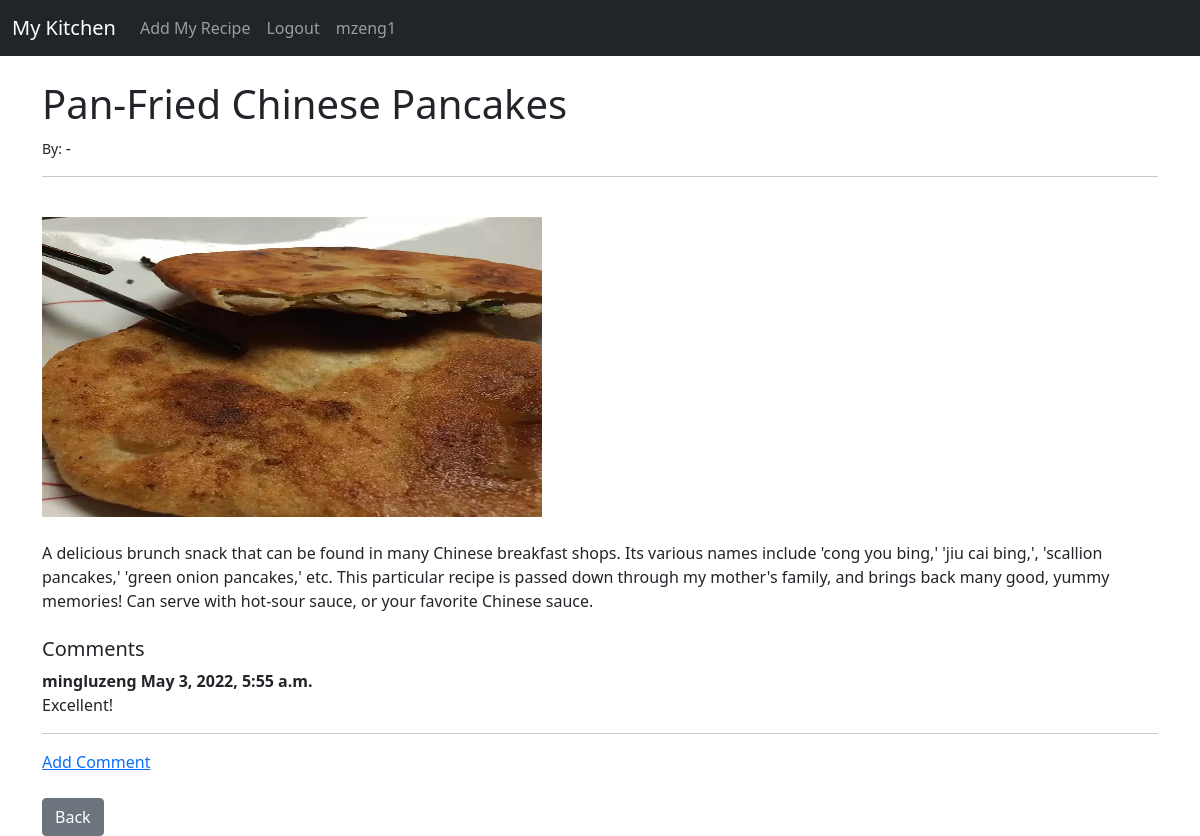
/recipe/12 (signed in), run on the app's committed database.
### recipes/models.py (models this page shows, shortened)
class Post(models.Model):
    title = models.CharField(max_length=255)
    author = models.ForeignKey(User, on_delete=models.CASCADE)
    body = models.TextField()
    header_image = models.ImageField(null=True, blank=True, upload_to="images/")
    post_date = models.DateField(auto_now_add=True)

class Comment(models.Model):
    post = models.ForeignKey(Post, related_name="comments", on_delete=models.CASCADE)
    name = models.CharField(max_length=280)
    body = models.TextField()
    created_at = models.DateTimeField(auto_now_add=True)
    class Meta:
        ordering = ['-created_at']

### recipes/views.py (the view)
# urls.py: path('recipe/<int:pk>', RecipeDetailView.as_view(), name='recipe_detail'),
class RecipeDetailView(DetailView):
    model = Post
    template_name = 'recipe_details.html'

### recipes/templates/recipe_details.html (shortened to what this page needs)
{% extends 'base.html'%}
{% block content%}
<h1>{{post.title}}</h1>
<small>By: {{post.author.first_name}}{{post.author.last_name}}</small> -
<hr>
<br/>
    {%if post.header_image%}
      <img src="{{post.header_image.url}}" style="width:500px;height:300px;">
    {%endif%}
<br/>
<br/>
{{post.body}}
<br/><br/>
<h5>Comments</h5>
{%if not post.comments.all%}
  No Comments <a href="{%url 'add_comment' post.pk%}">Add one</a>
{%else%}
  {%for comment in post.comments.all%}
    <strong>
      {{comment.name}}
      {{comment.created_at}}
    </strong>
    <br/>
    {{comment.body}}
    <br/>
    <hr>
  {%endfor%}
  <a href="{% url 'add_comment' post.pk %}">Add Comment</a>
{%endif%}
<br/><br/>
<a href="{% url 'home' %}" class="btn btn-secondary">Back</a>
{% endblock %}

### recipes/templates/base.html (shortened to what this page needs)
<!doctype html>
<html lang="en">
  <head>
    <link href="https://cdn.jsdelivr.net/npm/bootstrap@5.0.2/dist/css/bootstrap.min.css" rel="stylesheet">
  </head>
  <body>
    <nav class="navbar navbar-expand-lg navbar-dark bg-dark">
  <div class="container-fluid">
    <a class="navbar-brand" href="{% url 'home'%}">My Kitchen</a>
    <div class="collapse navbar-collapse" id="navbarSupportedContent">
      <ul class="navbar-nav me-auto mb-2 mb-lg-0">
        {% if user.is_authenticated %}
          <li class="nav-item">
            <a class="nav-link" href="{% url 'add_recipe'%}">Add My Recipe</a>
          </li>
          <li class="nav-item">
            <a class="nav-link" href="{% url 'logout'%}">Logout</a>
          </li>
          <li class="nav-item">
            <a class="nav-link" href="{% url 'edit_profile'%}">{{ user.username}}</a>
          </li>
        {% endif %}
      </ul>
    </div>
  </div>
</nav>
    <br/>
    <div class="container">
      {% block content%}
      {% endblock%}
    </div>
  </body>
</html>

### data on the page
Post: title "Pan-Fried Chinese Pancakes", header_image (picture), body "A delicious brunch snack that can be found in many Chinese breakfast shops. Its various names include 'cong you bing,' 'jiu cai bing,', 'scallion pancakes,' 'green onion pancakes,' etc. This particular recipe is passed down through my mother's family, and brings back many good, yummy memories! Can serve with hot-sour sauce, or your favorite Chinese sauce."
Comment: name "mingluzeng", created_at "May 3, 2022, 5:55 a.m.", body "Excellent!"

### other printed values
{{ user.username }} "mzeng1"
